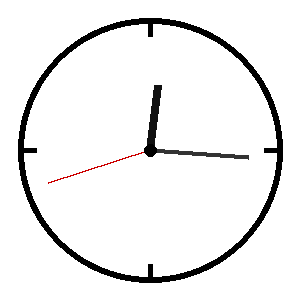
#> input picture data/raw/analog/analog_00_15_42.png, 300 x 300 px; its folder holds only this picture in this run
$ python visualize_edges.py --input ../../data/raw/analog/analog_00_15_42.png
#> lines starting #> are read from the running program, lines starting #| are printed output that depends on the picture; after the words box and inside, x2 and y2 are one past the last pixel; in counts of white or black regions, pixels touching at a corner belong together
from __future__ import annotations

import argparse
import math
from pathlib import Path

import cv2
import numpy as np


PROJECT_ROOT = Path(__file__).resolve().parents[2]
DEFAULT_INPUT_DIR = PROJECT_ROOT / "data" / "raw" / "analog"
DEFAULT_OUTPUT_DIR = PROJECT_ROOT / "demo_outputs" / "segmentation"
IMAGE_SUFFIXES = {".png", ".jpg", ".jpeg"}


def parse_args() -> argparse.Namespace:
    parser = argparse.ArgumentParser(
        description="Isolate analog clock hands with Canny edges and Hough line detection."
    )
    parser.add_argument(
        "--input",
        type=Path,
        help="Path to a single analog clock image. Defaults to the first image in data/raw/analog.",
    )
    parser.add_argument(
        "--output",
        type=Path,
        help=(
            "Base output path or filename stem. Saves both <name>_edges.png and "
            "<name>_hands.png in demo_outputs/segmentation by default."
        ),
    )
    parser.add_argument(
        "--show",
        action="store_true",
        help="Display the edge image in an OpenCV window after saving.",
    )
    return parser.parse_args()


def find_default_image() -> Path:
    images = sorted(
        path for path in DEFAULT_INPUT_DIR.iterdir() if path.suffix.lower() in IMAGE_SUFFIXES
    )
    if not images:
        raise FileNotFoundError(f"No image files found in {DEFAULT_INPUT_DIR}")
    return images[0]


def build_output_paths(image_path: Path, output_path: Path | None) -> tuple[Path, Path]:
    if output_path is None:
        output_dir = DEFAULT_OUTPUT_DIR
        base_name = image_path.stem
    else:
        output_dir = output_path.parent if output_path.parent != Path("") else DEFAULT_OUTPUT_DIR
        base_name = output_path.stem

    DEFAULT_OUTPUT_DIR.mkdir(parents=True, exist_ok=True)
    output_dir.mkdir(parents=True, exist_ok=True)
    return (
        output_dir / f"{base_name}_edges.png",
        output_dir / f"{base_name}_hands.png",
    )


def point_distance(point_a: tuple[float, float], point_b: tuple[float, float]) -> float:
    return math.hypot(point_a[0] - point_b[0], point_a[1] - point_b[1])


def distance_to_center(
    line: tuple[int, int, int, int], center: tuple[float, float]
) -> float:
    x1, y1, x2, y2 = line
    dx = x2 - x1
    dy = y2 - y1
    if dx == 0 and dy == 0:
        return float("inf")

    numerator = abs(dy * center[0] - dx * center[1] + x2 * y1 - y2 * x1)
    denominator = math.hypot(dx, dy)
    return numerator / denominator


def line_length(line: tuple[int, int, int, int]) -> float:
    x1, y1, x2, y2 = line
    return math.hypot(x2 - x1, y2 - y1)


def angle_gap(angle_a: float, angle_b: float) -> float:
    gap = abs(angle_a - angle_b)
    return min(gap, 180.0 - gap)


def select_tip(
    line: tuple[int, int, int, int], center: tuple[float, float]
) -> tuple[int, int]:
    endpoint_a = (line[0], line[1])
    endpoint_b = (line[2], line[3])
    if point_distance(endpoint_a, center) >= point_distance(endpoint_b, center):
        return endpoint_a
    return endpoint_b


def ray_angle(center: tuple[float, float], tip: tuple[int, int]) -> float:
    angle = math.degrees(math.atan2(tip[1] - center[1], tip[0] - center[0]))
    return (angle + 180.0) % 180.0


def clip_tip_to_dial(
    center: tuple[float, float], tip: tuple[int, int], max_radius: float
) -> tuple[int, int]:
    """Clamp tip onto dial so Hough segments cannot extend to the image border."""
    dx = float(tip[0] - center[0])
    dy = float(tip[1] - center[1])
    dist = math.hypot(dx, dy)
    if dist < 1e-3:
        return int(round(center[0])), int(round(center[1]))
    if dist <= max_radius:
        return tip[0], tip[1]
    scale = max_radius / dist
    return (
        int(round(center[0] + dx * scale)),
        int(round(center[1] + dy * scale)),
    )


def _best_hand_pair(
    clipped: list[tuple[float, float, tuple[int, int]]],
) -> tuple[tuple[int, int], tuple[int, int]]:
    """Return two dial-clipped tips maximizing score; prefer angle gap >= 18°."""
    sep: list[tuple[float, tuple[int, int], tuple[int, int]]] = []
    all_p: list[tuple[float, tuple[int, int], tuple[int, int]]] = []
    for i in range(len(clipped)):
        for j in range(i + 1, len(clipped)):
            sc_i, ang_i, tip_i = clipped[i]
            sc_j, ang_j, tip_j = clipped[j]
            agap = angle_gap(ang_i, ang_j)
            ssum = sc_i + sc_j
            entry = (ssum, tip_i, tip_j)
            all_p.append(entry)
            if agap >= 18.0:
                sep.append(entry)
    pool = sep if sep else all_p
    best = max(pool, key=lambda x: x[0])
    return best[1], best[2]


def pick_two_hand_lines(
    unique_candidates: list[tuple[float, float, tuple[int, int]]],
    center: tuple[float, float],
    clock_radius: float,
) -> list[tuple[int, int, int, int]]:
    """Choose two rays; clip to dial; prefer well-separated angles when possible."""
    max_r = clock_radius * 0.92
    cx, cy = int(round(center[0])), int(round(center[1]))
    clipped = [
        (sc, ang, clip_tip_to_dial(center, tip, max_r))
        for sc, ang, tip in unique_candidates[:28]
    ]
    if not clipped:
        return []
    if len(clipped) == 1:
        t = clipped[0][2]
        return [(cx, cy, t[0], t[1])]
    a, b = _best_hand_pair(clipped)
    return [(cx, cy, a[0], a[1]), (cx, cy, b[0], b[1])]


def detect_hand_lines(image: np.ndarray) -> tuple[np.ndarray, list[tuple[int, int, int, int]]]:
    grayscale = cv2.cvtColor(image, cv2.COLOR_BGR2GRAY)
    blurred = cv2.GaussianBlur(grayscale, (5, 5), 0)
    edges = cv2.Canny(blurred, threshold1=30, threshold2=100)

    detected = cv2.HoughLinesP(
        edges,
        rho=1,
        theta=np.pi / 180,
        threshold=35,
        minLineLength=max(15, min(image.shape[:2]) // 8),
        maxLineGap=18,
    )
    if detected is None:
        return edges, []

    height, width = grayscale.shape
    center = (width / 2.0, height / 2.0)
    clock_radius = min(width, height) * 0.48
    min_length = clock_radius * 0.18
    max_center_distance = clock_radius * 0.18
    rim_margin = clock_radius * 0.1

    candidates: list[tuple[float, float, tuple[int, int]]] = []
    for raw_line in detected[:, 0, :]:
        line = tuple(int(value) for value in raw_line)
        length = line_length(line)
        if length < min_length:
            continue

        center_distance = distance_to_center(line, center)
        if center_distance > max_center_distance:
            continue

        endpoint_a = (line[0], line[1])
        endpoint_b = (line[2], line[3])
        radial_a = point_distance(endpoint_a, center)
        radial_b = point_distance(endpoint_b, center)

        # Hands usually start near the center and extend outward; rim fragments do not.
        if min(radial_a, radial_b) > clock_radius * 0.45:
            continue
        if max(radial_a, radial_b) >= clock_radius + rim_margin:
            continue

        tip = select_tip(line, center)
        tip_length = point_distance(tip, center)
        if tip_length < clock_radius * 0.18:
            continue

        score = tip_length - (center_distance * 2.0)
        candidates.append((score, ray_angle(center, tip), tip))

    candidates.sort(key=lambda item: item[0], reverse=True)

    unique_candidates: list[tuple[float, float, tuple[int, int]]] = []
    for score, angle, tip in candidates:
        tip_length = point_distance(tip, center)
        duplicate = False
        for kept_score, kept_angle, kept_tip in unique_candidates:
            kept_length = point_distance(kept_tip, center)
            same_angle = angle_gap(angle, kept_angle) < 8.0
            same_length = abs(tip_length - kept_length) < clock_radius * 0.08
            if same_angle and same_length:
                duplicate = True
                if score > kept_score:
                    unique_candidates.remove((kept_score, kept_angle, kept_tip))
                    unique_candidates.append((score, angle, tip))
                break
        if not duplicate:
            unique_candidates.append((score, angle, tip))

    unique_candidates.sort(key=lambda item: item[0], reverse=True)

    selected = pick_two_hand_lines(unique_candidates, center, clock_radius)

    if len(selected) < 2:
        center_point = (int(round(center[0])), int(round(center[1])))
        max_r = clock_radius * 0.92
        tips = [
            clip_tip_to_dial(center, tip, max_r) for _, _, tip in unique_candidates[:2]
        ]
        if len(tips) == 1:
            tips.append(tips[0])
        if not tips:
            return edges, []
        selected = [(center_point[0], center_point[1], t[0], t[1]) for t in tips[:2]]

    return edges, selected


def render_lines(shape: tuple[int, int, int], lines: list[tuple[int, int, int, int]]) -> np.ndarray:
    canvas = np.zeros(shape, dtype=np.uint8)
    ranked_lines = sorted(lines, key=line_length)
    intensities = [180, 255]
    for index, (x1, y1, x2, y2) in enumerate(ranked_lines):
        intensity = intensities[min(index, len(intensities) - 1)]
        cv2.line(canvas, (x1, y1), (x2, y2), (intensity, intensity, intensity), thickness=3)
    return canvas


def main() -> None:
    args = parse_args()
    image_path = args.input or find_default_image()
    edges_output_path, hands_output_path = build_output_paths(image_path, args.output)

    image = cv2.imread(str(image_path))
#> image is the input picture: shape (300, 300, 3); mean B, G, R 237.8, 237.8, 238.1
    if image is None:
        raise FileNotFoundError(f"Could not load image: {image_path}")

    edges, hand_lines = detect_hand_lines(image)
#> in detect_hand_lines, `blurred = cv2.GaussianBlur(grayscale, (5, 5), 0)`:
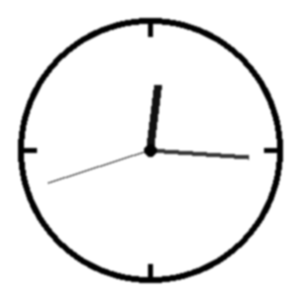
#> blurred: shape (300, 300); min 0, max 255, mean 237.9
#> in detect_hand_lines, `edges = cv2.Canny(blurred, threshold1=30, threshold2=100)`:
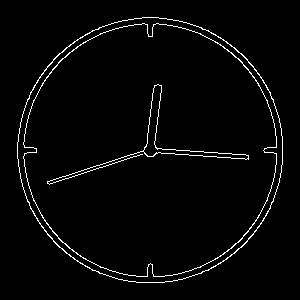
#> edges: shape (300, 300); 2.7% white in thin lines or dots, all inside (x1, y1, x2, y2) = (17, 17, 283, 283)
#> in detect_hand_lines, `detected = cv2.HoughLinesP( edges, rho=1, theta=np.pi / 180, threshold..`: detected = 15 rows, first 6: [144, 148, 248, 155], [140, 151, 248, 159], [23, 189, 155, 146], [24, 192, 160, 148], [30, 92, 92, 30], [146, 155, 153, 88]
#> the loop in detect_hand_lines, `for raw_line in detected[:, 0, :]:` made 15 passes
#> (length, dx in distance_to_center, dy in distance_to_center, numerator in distance_to_center) on passes 5, 8, 9, 10, 11, 12, 13, 14, 15: (87.68, 62, -62, 11036), (86.41, 35, -79, 10848), (59.09, 54, -24, 7422), (83.63, 55, 63, 10554), (81.22, 50, 64, 10236), (59.51, 54, -25, 7484), (50.33, 38, -33, 6380), (59.51, 25, -54, 7484), (60.21, 51, 32, 7571)
#> (length, dx in distance_to_center, dy in distance_to_center, numerator in distance_to_center) on passes 1, 2, 3, 4, 6, 7: (104.2, 104, 7, 166), (108.3, 108, 8, 188), (138.8, 132, -43, 313), (142.9, 136, -44, 168), (67.36, 7, -67, 233), (71.7, 10, -71, 131)
#> after the loop in detect_hand_lines, `for raw_line in detected[:, 0, :]:`: candidates = [(94.94, 2.92, (248, 155)), (94.94, 5.25, (248, 159)), (128.3, 162.9, (23, 189)), (130.5, 161.6, (24, 192)), (55.15, 92.77, (153, 88)), (62.27, 99.61, (161, 85))]
#> the loop in detect_hand_lines, `for score, angle, tip in candidates:` made 6 passes
#> (score, angle, tip, tip_length) on passes 2 to 6: (128.3, 162.9, (23, 189), 132.9), (94.94, 2.92, (248, 155), 98.13), (94.94, 5.25, (248, 159), 98.41), (62.27, 99.61, (161, 85), 65.92), (55.15, 92.77, (153, 88), 62.07)
#> (score, angle, tip, tip_length) on pass 1: (130.5, 161.6, (24, 192), 132.8)
#> after the loop in detect_hand_lines, `for score, angle, tip in candidates:`: unique_candidates = [(130.5, 161.6, (24, 192)), (94.94, 2.92, (248, 155)), (62.27, 99.61, (161, 85))]
#> in pick_two_hand_lines, `cx, cy = int(round(center[0])), int(round(center[1]))`: cx = 150
#> in clip_tip_to_dial, `dx = float(tip[0] - center[0])`: dx = -126
#> in clip_tip_to_dial, `dy = float(tip[1] - center[1])`: dy = 42
#> in clip_tip_to_dial, `dist = math.hypot(dx, dy)`: dist = 132.8
#> in clip_tip_to_dial, `scale = max_radius / dist`: scale = 0.997
#> in pick_two_hand_lines, `clipped = [ (sc, ang, clip_tip_to_dial(center, tip, max_r)) for sc, an..`: clipped has the same summary as unique_candidates in detect_hand_lines
#> the loop in _best_hand_pair, `for i in range(len(clipped)):` made 3 passes
#> after the loop in _best_hand_pair, `for i in range(len(clipped)):`: all_p = [(225.4, (24, 192), (248, 155)), (192.7, (24, 192), (161, 85)), (157.2, (248, 155), (161, 85))]; sep has the same summary as all_p
#> in _best_hand_pair, `pool = sep if sep else all_p`: pool has the same summary as all_p
#> in _best_hand_pair, `best = max(pool, key=lambda x: x[0])`: best = (225.4, (24, 192), (248, 155))
#> in pick_two_hand_lines, `a, b = _best_hand_pair(clipped)`: a = (24, 192); b = (248, 155)
#> in detect_hand_lines, `selected = pick_two_hand_lines(unique_candidates, center, clock_radius)`: selected = [(150, 150, 24, 192), (150, 150, 248, 155)]
#> hand_lines = [(150, 150, 24, 192), (150, 150, 248, 155)]
    result = render_lines(image.shape, hand_lines)
#> in render_lines, `ranked_lines = sorted(lines, key=line_length)`: ranked_lines = [(150, 150, 248, 155), (150, 150, 24, 192)]
#> the loop in render_lines, `for index, (x1, y1, x2, y2) in enumerate(ranked_lines):` made 2 passes
#> (x1, y1, x2, y2, intensity) on passes 1 to 2: (150, 150, 248, 155, 180), (150, 150, 24, 192, 255)
#> after the loop in render_lines, `for index, (x1, y1, x2, y2) in enumerate(ranked_lines):`:
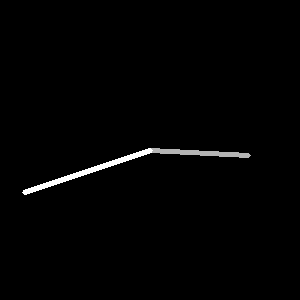
#> canvas: shape (300, 300, 3); min 0, max 255, mean 3

    if not hand_lines:
        raise RuntimeError("No clock-hand lines were detected in the image.")
    if not cv2.imwrite(str(edges_output_path), edges):
        raise RuntimeError(f"Failed to save edge image to {edges_output_path}")
    if not cv2.imwrite(str(hands_output_path), result):
        raise RuntimeError(f"Failed to save hand image to {hands_output_path}")

    print(f"Input image: {image_path}")
    print("1. Converted the image to grayscale and blurred it slightly to stabilize the edges.")
    print("2. Ran Canny edge detection to keep only strong intensity changes.")
    print("3. Used Hough Line Transform to find straight-line candidates in the edge map.")
    print("4. Filtered out short lines and lines that do not pass near the clock center.")
    print(
        "5. Picked two hand rays (preferring separated angles), clipped to dial radius."
    )
    print(f"Saved edge image: {edges_output_path}")
    print(f"Saved hand-only image: {hands_output_path}")

    if args.show:
        cv2.imshow("Edge Map", edges)
        cv2.imshow("Detected Clock Hands", result)
        cv2.waitKey(0)
        cv2.destroyAllWindows()


if __name__ == "__main__":
    main()

$ run again, on data/raw/analog/analog_01_03_52.png
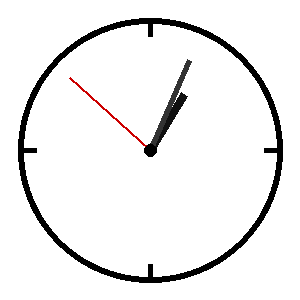
#> input picture data/raw/analog/analog_01_03_52.png, 300 x 300 px
#> in main, image is the input picture: shape (300, 300, 3); mean B, G, R 237.6, 237.6, 238.1
#> in detect_hand_lines, `edges = cv2.Canny(blurred, threshold1=30, threshold2=100)`:
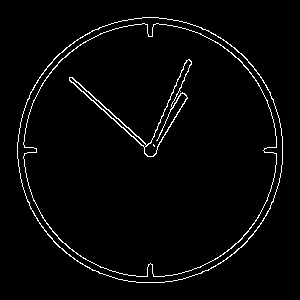
#> edges: shape (300, 300); 2.8% white in thin lines or dots, all inside (x1, y1, x2, y2) = (17, 17, 283, 283)
#> detected = 14 rows, first 6: [52, 61, 156, 152], [51, 63, 153, 155], [146, 154, 185, 62], [150, 156, 191, 63], [151, 156, 186, 98], [96, 100, 145, 143]
#> the loop in detect_hand_lines, `for raw_line in detected[:, 0, :]:` made 14 passes
#> (length, dx in distance_to_center, dy in distance_to_center, numerator in distance_to_center) on passes 1, 2, 3, 4, 5, 6, 13: (138.2, 104, 91, 338), (137.4, 102, 92, 234), (99.92, 39, -92, 212), (101.6, 41, -93, 246), (67.74, 35, -58, 268), (65.19, 49, 43, 128), (59.17, 30, -51, 282)
#> after the loop in detect_hand_lines, `for raw_line in detected[:, 0, :]:`: candidates = [(127.5, 42.24, (52, 61)), (128.4, 41.31, (51, 63)), (90.46, 111.7, (185, 62)), (91.34, 115.2, (191, 63)), (55.33, 124.7, (186, 98)), (69.67, 42.8, (96, 100)), (45.69, 125.4, (182, 105))]
#> the loop in detect_hand_lines, `for score, angle, tip in candidates:` made 7 passes
#> (score, angle, tip, tip_length) on passes 2 to 7: (127.5, 42.24, (52, 61), 132.4), (91.34, 115.2, (191, 63), 96.18), (90.46, 111.7, (185, 62), 94.7), (69.67, 42.8, (96, 100), 73.59), (55.33, 124.7, (186, 98), 63.25), (45.69, 125.4, (182, 105), 55.22)
#> after the loop in detect_hand_lines, `for score, angle, tip in candidates:`: unique_candidates = [(128.4, 41.31, (51, 63)), (91.34, 115.2, (191, 63)), (69.67, 42.8, (96, 100)), (55.33, 124.7, (186, 98))]
#> cx = 150
#> in clip_tip_to_dial, `dx = float(tip[0] - center[0])`: dx = -99
#> in clip_tip_to_dial, `dy = float(tip[1] - center[1])`: dy = -87
#> dist = 131.8
#> clipped has the same summary as unique_candidates in detect_hand_lines
#> the loop in _best_hand_pair, `for i in range(len(clipped)):` made 4 passes
#> after the loop in _best_hand_pair, `for i in range(len(clipped)):`: all_p = [(219.7, (51, 63), (191, 63)), (198.1, (51, 63), (96, 100)), (183.7, (51, 63), (186, 98)), (161, (191, 63), (96, 100)), (146.7, (191, 63), (186, 98)), (125, (96, 100), (186, 98))]; sep = [(219.7, (51, 63), (191, 63)), (183.7, (51, 63), (186, 98)), (161, (191, 63), (96, 100)), (125, (96, 100), (186, 98))]
#> pool has the same summary as sep
#> best = (219.7, (51, 63), (191, 63))
#> a = (51, 63); b = (191, 63)
#> selected = [(150, 150, 51, 63), (150, 150, 191, 63)]
#> ranked_lines = [(150, 150, 191, 63), (150, 150, 51, 63)]
#> the loop in render_lines, `for index, (x1, y1, x2, y2) in enumerate(ranked_lines):` made 2 passes
#> (x1, y1, x2, y2, intensity) on passes 1 to 2: (150, 150, 191, 63, 180), (150, 150, 51, 63, 255)
#> after the loop in render_lines, `for index, (x1, y1, x2, y2) in enumerate(ranked_lines):`:
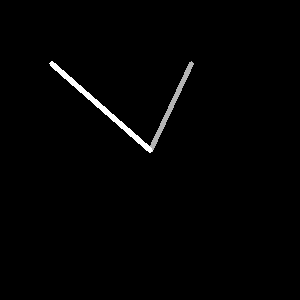
#> canvas: shape (300, 300, 3); min 0, max 255, mean 3

$ run again, on data/raw/analog/analog_02_08_36.png
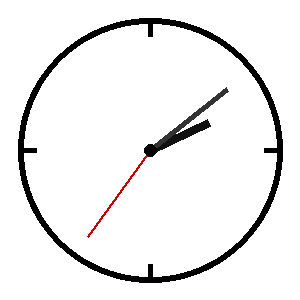
#> input picture data/raw/analog/analog_02_08_36.png, 300 x 300 px
#> in main, image is the input picture: shape (300, 300, 3); mean B, G, R 237.5, 237.5, 238
#> in detect_hand_lines, `edges = cv2.Canny(blurred, threshold1=30, threshold2=100)`:
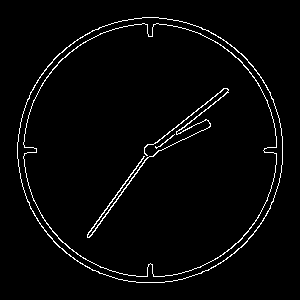
#> edges: shape (300, 300); 2.8% white in thin lines or dots, all inside (x1, y1, x2, y2) = (17, 17, 283, 283)
#> detected = 13 rows, first 6: [87, 234, 152, 144], [144, 152, 224, 88], [74, 258, 162, 137], [140, 162, 227, 92], [30, 92, 92, 30], [142, 159, 210, 126]
#> the loop in detect_hand_lines, `for raw_line in detected[:, 0, :]:` made 13 passes
#> (length, dx in distance_to_center, dy in distance_to_center, numerator in distance_to_center) on passes 5, 8, 9, 10, 11, 12, 13: (87.68, 62, -62, 11036), (85.21, 69, 50, 10713), (84.91, 45, -72, 10683), (55.17, 40, 38, 6966), (82.04, 57, 59, 10386), (51.89, 47, -22, 6561), (48.41, 38, -30, 6104)
#> after the loop in detect_hand_lines, `for raw_line in detected[:, 0, :]:`: candidates = [(101.2, 126.9, (87, 234)), (92.17, 140, (224, 88)), (127.9, 125.1, (74, 258)), (90.24, 143, (227, 92)), (55.41, 158.2, (210, 126)), (125.3, 126.3, (75, 252))]
#> the loop in detect_hand_lines, `for score, angle, tip in candidates:` made 6 passes
#> (score, angle, tip, tip_length) on passes 2 to 6: (125.3, 126.3, (75, 252), 126.6), (101.2, 126.9, (87, 234), 105), (92.17, 140, (224, 88), 96.54), (90.24, 143, (227, 92), 96.4), (55.41, 158.2, (210, 126), 64.62)
#> after the loop in detect_hand_lines, `for score, angle, tip in candidates:`: unique_candidates = [(127.9, 125.1, (74, 258)), (101.2, 126.9, (87, 234)), (92.17, 140, (224, 88)), (55.41, 158.2, (210, 126))]
#> cx = 150
#> in clip_tip_to_dial, `dx = float(tip[0] - center[0])`: dx = -76
#> in clip_tip_to_dial, `dy = float(tip[1] - center[1])`: dy = 108
#> dist = 132.1
#> clipped has the same summary as unique_candidates in detect_hand_lines
#> the loop in _best_hand_pair, `for i in range(len(clipped)):` made 4 passes
#> after the loop in _best_hand_pair, `for i in range(len(clipped)):`: all_p = [(229.2, (74, 258), (87, 234)), (220.1, (74, 258), (224, 88)), (183.4, (74, 258), (210, 126)), (193.4, (87, 234), (224, 88)), (156.6, (87, 234), (210, 126)), (147.6, (224, 88), (210, 126))]; sep = [(183.4, (74, 258), (210, 126)), (156.6, (87, 234), (210, 126)), (147.6, (224, 88), (210, 126))]
#> pool has the same summary as sep
#> best = (183.4, (74, 258), (210, 126))
#> a = (74, 258); b = (210, 126)
#> selected = [(150, 150, 74, 258), (150, 150, 210, 126)]
#> ranked_lines = [(150, 150, 210, 126), (150, 150, 74, 258)]
#> the loop in render_lines, `for index, (x1, y1, x2, y2) in enumerate(ranked_lines):` made 2 passes
#> (x1, y1, x2, y2, intensity) on passes 1 to 2: (150, 150, 210, 126, 180), (150, 150, 74, 258, 255)
#> after the loop in render_lines, `for index, (x1, y1, x2, y2) in enumerate(ranked_lines):`:
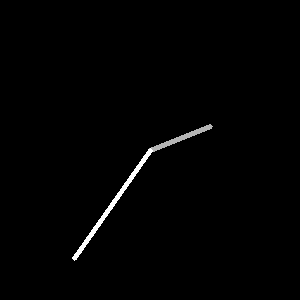
#> canvas: shape (300, 300, 3); min 0, max 255, mean 2.4
